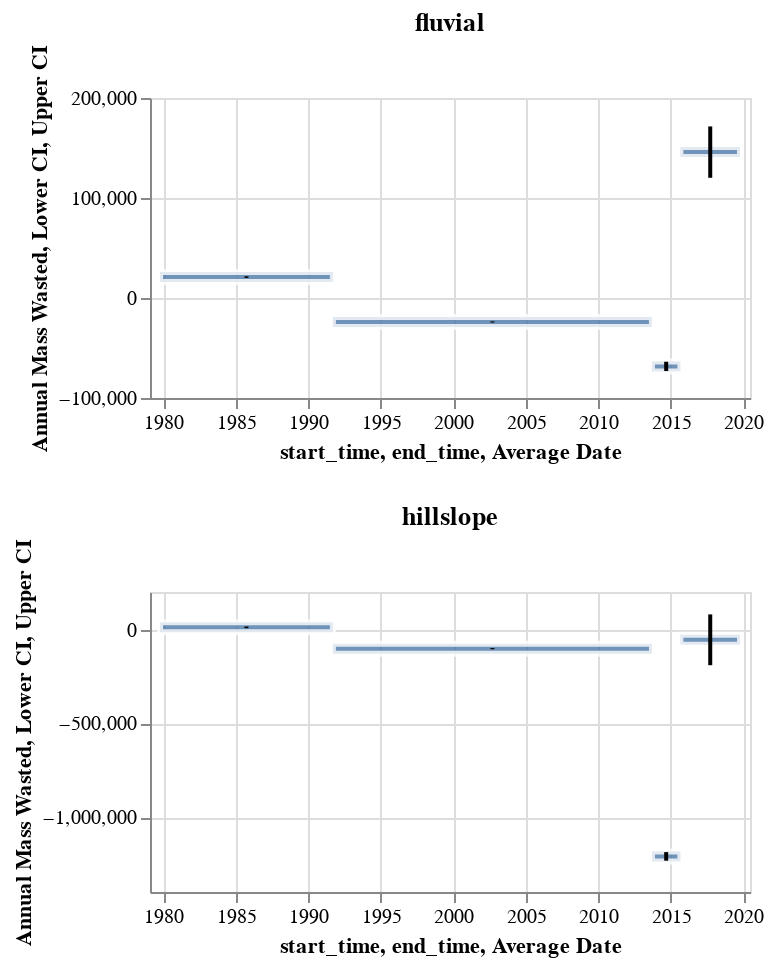

Source (notebook cell):
### Markdown cell above
#### Plot net mass wasted by erosion type, thresholded

### Code cell
bars = alt.Chart(fluvial_threshold_dv_df.drop(columns='index')).mark_bar(
    strokeWidth = 3,
    stroke="white",
    opacity=0.8
).encode(
    alt.X('start_time:T'),
    alt.X2('end_time:T'),
    alt.Y("Annual Mass Wasted:Q")
).properties(
    width=300, 
    height=150
)

error_bars = alt.Chart(fluvial_threshold_dv_df.drop(columns="index")).mark_bar(
    color="black",
    width=2
).encode(
    alt.X("Average Date:T"),
    alt.Y("Lower CI"),
    alt.Y2("Upper CI")
).properties(
    width=300, 
    height=150
)

fluvial_chart = bars + error_bars

bars = alt.Chart(hillslope_threshold_dv_df.drop(columns='index')).mark_bar(
    strokeWidth = 3,
    stroke="white",
    opacity=0.8
).encode(
    alt.X('start_time:T'),
    alt.X2('end_time:T'),
    alt.Y("Annual Mass Wasted:Q")
).properties(
    width=300, 
    height=150
)

error_bars = alt.Chart(hillslope_threshold_dv_df.drop(columns="index")).mark_bar(
    color="black",
    width=2
).encode(
    alt.X("Average Date:T"),
    alt.Y("Lower CI"),
    alt.Y2("Upper CI")
).properties(
    width=300, 
    height=150
)

hillslope_chart = bars + error_bars

# chart.save(os.path.join(plot_output_dir, "mass_wasted_net.png"), scale_factor=2.0)

(fluvial_chart.properties(title='fluvial') & hillslope_chart.properties(title='hillslope')).resolve_scale(x='shared')

### Figure 1 — Vega-Lite specification as saved in the notebook (floating-point values rounded to 4 significant figures)
{"config": {"view": {"continuousWidth": 400, "continuousHeight": 300}}, "vconcat": [{"layer": [{"data": {"name": "data-73e2847c75f5c97c77b8db95ad2f7a21"}, "mark": {"type": "bar", "opacity": 0.8, "stroke": "white", "strokeWidth": 3}, "encoding": {"x": {"type": "temporal", "field": "start_time"}, "x2": {"field": "end_time"}, "y": {"type": "quantitative", "field": "Annual Mass Wasted"}}, "height": 150, "width": 300}, {"data": {"name": "data-73e2847c75f5c97c77b8db95ad2f7a21"}, "mark": {"type": "bar", "color": "black", "width": 2}, "encoding": {"x": {"type": "temporal", "field": "Average Date"}, "y": {"type": "quantitative", "field": "Lower CI"}, "y2": {"field": "Upper CI"}}, "height": 150, "width": 300}], "title": "fluvial"}, {"layer": [{"data": {"name": "data-12aabdf35bcdea5a76a27724cff2a792"}, "mark": {"type": "bar", "opacity": 0.8, "stroke": "white", "strokeWidth": 3}, "encoding": {"x": {"type": "temporal", "field": "start_time"}, "x2": {"field": "end_time"}, "y": {"type": "quantitative", "field": "Annual Mass Wasted"}}, "height": 150, "width": 300}, {"data": {"name": "data-12aabdf35bcdea5a76a27724cff2a792"}, "mark": {"type": "bar", "color": "black", "width": 2}, "encoding": {"x": {"type": "temporal", "field": "Average Date"}, "y": {"type": "quantitative", "field": "Lower CI"}, "y2": {"field": "Upper CI"}}, "height": 150, "width": 300}], "title": "hillslope"}], "resolve": {"scale": {"x": "shared"}}, "$schema": "https://vega.github.io/schema/vega-lite/v4.8.1.json", "datasets": {"data-73e2847c75f5c97c77b8db95ad2f7a21": [{"dh": 2.515, "area": 99580.0, "volume": 250500.0, "type": "fluvial", "n_pixels": 24900.0, "volumetric_uncertainty": 9510.0, "start_time": "1979-10-06T00:00:00", "end_time": "1991-09-09T00:00:00", "time_difference_years": 12, "Annual Mass Wasted": 20880.0, "Upper CI": 21670.0, "Lower CI": 20080.0, "Average Date": "1985-09-22T00:00:00"}, {"dh": -4.892, "area": 107700.0, "volume": -526800.0, "type": "fluvial", "n_pixels": 26920.0, "volumetric_uncertainty": 12380.0, "start_time": "1991-09-09T00:00:00", "end_time": "2013-09-13T00:00:00", "time_difference_years": 22, "Annual Mass Wasted": -23950.0, "Upper CI": -23380.0, "Lower CI": -24510.0, "Average Date": "2002-09-11T00:00:00"}, {"dh": -0.9384, "area": 145800.0, "volume": -136800.0, "type": "fluvial", "n_pixels": 36440.0, "volumetric_uncertainty": 9279.0, "start_time": "2013-09-13T00:00:00", "end_time": "2015-09-01T00:00:00", "time_difference_years": 2, "Annual Mass Wasted": -68390.0, "Upper CI": -63750.0, "Lower CI": -73030.0, "Average Date": "2014-09-07T00:00:00"}, {"dh": 3.97, "area": 147000.0, "volume": 583500.0, "type": "fluvial", "n_pixels": 36750.0, "volumetric_uncertainty": 102700.0, "start_time": "2015-09-01T00:00:00", "end_time": "2019-10-11T00:00:00", "time_difference_years": 4, "Annual Mass Wasted": 145900.0, "Upper CI": 171600.0, "Lower CI": 120200.0, "Average Date": "2017-09-21T00:00:00"}], "data-12aabdf35bcdea5a76a27724cff2a792": [{"dh": 0.2473, "area": 561300.0, "volume": 138800.0, "type": "hillslope", "n_pixels": 140300.0, "volumetric_uncertainty": 52650.0, "start_time": "1979-10-06T00:00:00", "end_time": "1991-09-09T00:00:00", "time_difference_years": 12, "Annual Mass Wasted": 11570.0, "Upper CI": 15960.0, "Lower CI": 7182.0, "Average Date": "1985-09-22T00:00:00"}, {"dh": -3.605, "area": 622900.0, "volume": -2245000.0, "type": "hillslope", "n_pixels": 155700.0, "volumetric_uncertainty": 67650.0, "start_time": "1991-09-09T00:00:00", "end_time": "2013-09-13T00:00:00", "time_difference_years": 22, "Annual Mass Wasted": -102100.0, "Upper CI": -98990.0, "Lower CI": -105100.0, "Average Date": "2002-09-11T00:00:00"}, {"dh": -3.218, "area": 752200.0, "volume": -2420000.0, "type": "hillslope", "n_pixels": 188000.0, "volumetric_uncertainty": 45740.0, "start_time": "2013-09-13T00:00:00", "end_time": "2015-09-01T00:00:00", "time_difference_years": 2, "Annual Mass Wasted": -1210000.0, "Upper CI": -1187000.0, "Lower CI": -1233000.0, "Average Date": "2014-09-07T00:00:00"}, {"dh": -0.2829, "area": 776600.0, "volume": -219700.0, "type": "hillslope", "n_pixels": 194100.0, "volumetric_uncertainty": 541800.0, "start_time": "2015-09-01T00:00:00", "end_time": "2019-10-11T00:00:00", "time_difference_years": 4, "Annual Mass Wasted": -54920.0, "Upper CI": 80540.0, "Lower CI": -190400.0, "Average Date": "2017-09-21T00:00:00"}]}}
